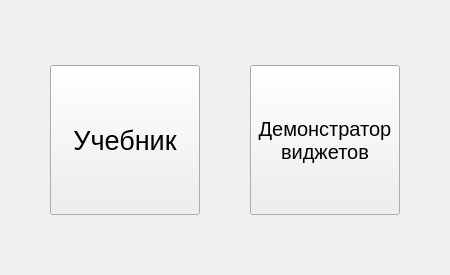
<?xml version="1.0" encoding="UTF-8"?>
<ui version="4.0">
 <class>MainWindow</class>
 <widget class="QMainWindow" name="MainWindow">
  <property name="geometry">
   <rect>
    <x>0</x>
    <y>0</y>
    <width>450</width>
    <height>275</height>
   </rect>
  </property>
  <property name="minimumSize">
   <size>
    <width>450</width>
    <height>275</height>
   </size>
  </property>
  <property name="maximumSize">
   <size>
    <width>450</width>
    <height>275</height>
   </size>
  </property>
  <property name="baseSize">
   <size>
    <width>450</width>
    <height>275</height>
   </size>
  </property>
  <property name="windowTitle">
   <string>MainWindow</string>
  </property>
  <widget class="QWidget" name="centralwidget">
   <widget class="QPushButton" name="GoLearnButton">
    <property name="geometry">
     <rect>
      <x>50</x>
      <y>65</y>
      <width>150</width>
      <height>150</height>
     </rect>
    </property>
    <property name="minimumSize">
     <size>
      <width>150</width>
      <height>150</height>
     </size>
    </property>
    <property name="maximumSize">
     <size>
      <width>150</width>
      <height>150</height>
     </size>
    </property>
    <property name="baseSize">
     <size>
      <width>150</width>
      <height>150</height>
     </size>
    </property>
    <property name="font">
     <font>
      <pointsize>20</pointsize>
     </font>
    </property>
    <property name="text">
     <string>Учебник</string>
    </property>
   </widget>
   <widget class="QPushButton" name="GoTryButton">
    <property name="geometry">
     <rect>
      <x>250</x>
      <y>65</y>
      <width>150</width>
      <height>150</height>
     </rect>
    </property>
    <property name="minimumSize">
     <size>
      <width>150</width>
      <height>150</height>
     </size>
    </property>
    <property name="maximumSize">
     <size>
      <width>150</width>
      <height>150</height>
     </size>
    </property>
    <property name="baseSize">
     <size>
      <width>150</width>
      <height>150</height>
     </size>
    </property>
    <property name="font">
     <font>
      <pointsize>15</pointsize>
     </font>
    </property>
    <property name="text">
     <string>Демонстратор
виджетов</string>
    </property>
   </widget>
  </widget>
 </widget>
 <resources/>
 <connections/>
</ui>
